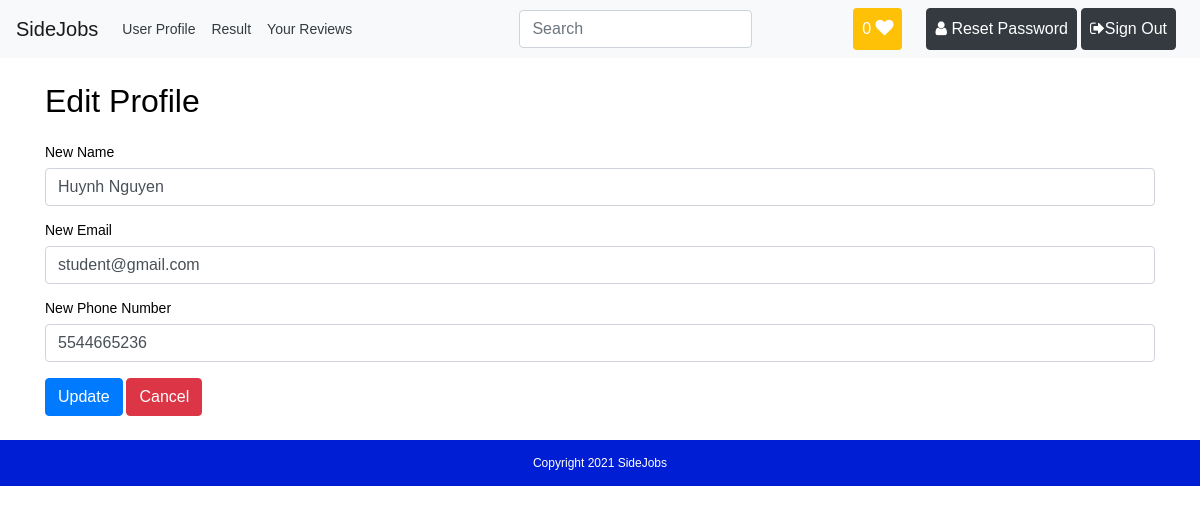
The page /templates/editprofile.php?id=4 (signed in) on the database its author committed.
### tables this page shows
CREATE TABLE `users` (
  `userID` int(11) NOT NULL,
  `name` varchar(60) NOT NULL,
  `email` varchar(60) NOT NULL,
  `password` varchar(60) NOT NULL,
  `phone` varchar(60) NOT NULL,
  `role` varchar(50) NOT NULL
);

### templates/editprofile.php (the view, shortened to what this page needs)
<?php
$path = $_SERVER['DOCUMENT_ROOT'];
$path .= "/sidejob/";
require_once($path . 'connect.php');
$id = $_GET['id'];
$SelSql = "SELECT * FROM users WHERE userID = $id";
$res = mysqli_query($connection, $SelSql);
$r = mysqli_fetch_assoc($res);
?>
<?php require_once($path . 'templates/header.php') ?>
	<div class="container">
		<h2 class="my-4">Edit Profile</h2>
		<form method="post" enctype="multipart/form-data">
			<div class="form-group">
        <label>New Name</label>
  			<input type="text" class="form-control" name="name" value="<?php echo $r['name'];?>" required/>
      </div>
      <div class="form-group">
        <label>New Email</label>
				<input type="text" class="form-control" name="email" value="<?php echo $r['email'];?>" required/>
      </div>
      <div class="form-group">
        <label>New Phone Number</label>
				<input type="text" class="form-control" name="phone" value="<?php echo $r['phone'];?>"/>
      </div>
			<input type="submit" class="btn btn-primary" value="Update" />
      <a href="userprofile.php"><button type="button" class="btn btn-danger"> Cancel</button></a>
		</form>
	</div>
<?php require_once($path . 'templates/footer.php') ?>

### css/style.css (style rules this page uses)
* { color: black; }
html, body { height: 100%; }

### templates/header.php (style rules this page uses)
body { font: 14px sans-serif; }

### rows shown on the page
users: name "Huynh Nguyen", email "student@gmail.com", phone "5544665236"
